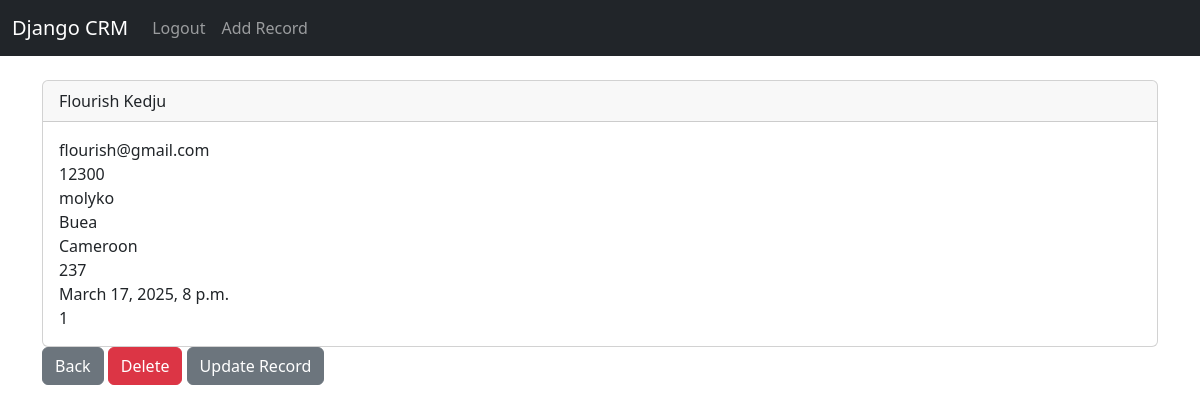
The page /record/1 (signed in) on the database its author committed.
### website/models.py (models this page shows, shortened)
class Records(models.Model):
	created_at = models.DateTimeField(auto_now_add=True)
	first_name= models.CharField(max_length=50)
	last_name= models.CharField(max_length=50)
	email= models.CharField(max_length=100)
	phone= models.CharField(max_length=15)
	address= models.CharField(max_length=100)
	city= models.CharField(max_length=50)
	state= models.CharField(max_length=50)
	zipcode= models.CharField(max_length=50)

### website/views.py (the view)
# urls.py: path('record/<int:pk>',views.customer_record,name='record'),
def customer_record(request,pk):
	if request.user.is_authenticated:
		customer_record = Records.objects.get(id=pk)
		return render(request,'record.html',{'customer_record':customer_record})
	else:
		messages.success(request,"You must first login")
	return redirect('home')

### website/templates/record.html
{% extends 'base.html'%}
{% block content %}
<div class="card">
	<div class="card-header">
		{{customer_record.first_name}} {{customer_record.last_name}}
	</div>
	<div class="card-body">
		<p class="card-text">
		{{customer_record.email}} <br/>
  		{{customer_record.phone}} <br/>
  		{{customer_record.address}}<br/>
 	    {{customer_record.city}} <br/>
  		{{customer_record.state}}<br/>
 	    {{customer_record.zipcode}}<br/>
 		{{customer_record.created_at}}<br/>
  		{{customer_record.id}}<br/>
		</p>
	</div>
</div>
<a href="{% url 'home'%}" class="btn btn-secondary">Back</a>
<a href="{% url 'delete_record' customer_record.id %}" class="btn btn-danger">Delete</a>
<a href="{% url 'update_record' customer_record.id %}" class="btn btn-secondary">Update Record</a>
{% endblock %}

### rows shown on the page
Records: first_name "Flourish", last_name "Kedju", email "flourish@gmail.com", phone "12300", address "molyko", city "Buea", state "Cameroon", zipcode "237", created_at "March 17, 2025, 8 p.m.", id "1"
